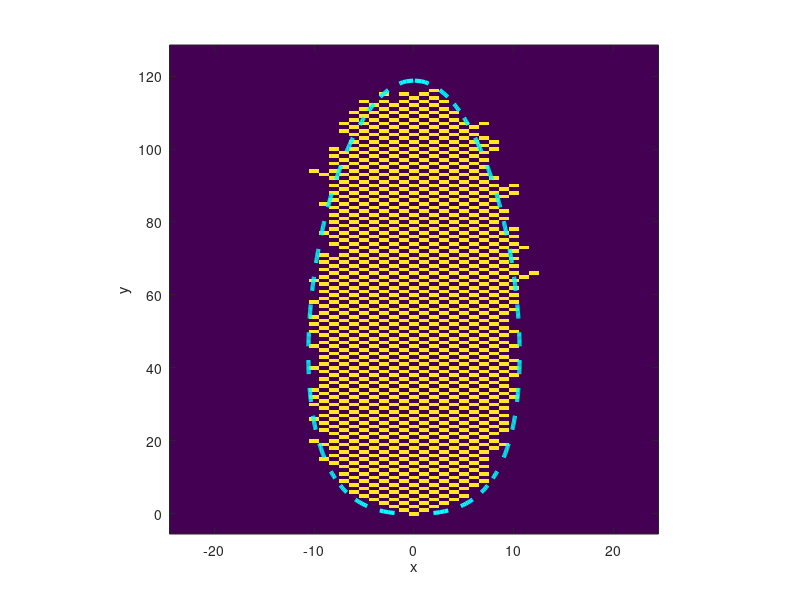

The MATLAB source for this figure:
function [varargout] = intdla_driftB(Npart)
%INTDLA   Simulate internal diffusion-limited aggregation.
%   INTDLA_DRIFT(N) simulates an internal DLA process with N particles with
%   drift [0 1]
%   (If unspecified N defaults to 10000.)
%
%   G = INTDLA_DRIFT(N) also returns the final occupation grid.

if nargin < 1
  Npart = 1000; % number of particles 
end
  
biasedwalk = false;

if biasedwalk
  % Instead of making a "drift" jump at each timestep, bias the walk.
  drift = [0 0]; %#ok<UNRCH>
  w1 = .63;  % probability of moving north (to match "jump" case)
  w = [w1 ones(1,3)*(1-w1)/3];

  if any(w) < 0 || abs(sum(w)-1) > 10*eps
    error('Bad weights vector [%s ].',sprintf(' %g',w));
  end

  % Same formula as for "jump" case, but with Npart/2.
  maxy = ceil(1.28164*(Npart/2)^.66 + 4.96289); miny = -5;
  maxx = 3*ceil(Npart/maxy); minx = -maxx;
else
  % Move with equal probabilities, but take an extra "drift" jump.
  drift = [0 1];
  w = ones(1,4)/4;

  % Grid boundaries with drift.
  % Formulas are empirical.
  maxy = ceil(1.28164*Npart^.66 + 4.96289); miny = -5;
  % Deduce maxx by area preservation.
  maxx = 3*ceil(Npart/maxy); minx = -maxx;
end

x = minx:maxx; y = miny:maxy;
grid = zeros(length(x),length(y));
grid0 = [find(x == 0) find(y == 0)];

rng('default')

v_dir = [0 1; 1 0; 0 -1; -1 0;];

if length(w) ~= size(v_dir,1)
  error('Weights vector has length %d rather than %d.',length(w),size(v_dir,1))
end

for i = 1:Npart
  X = [0 0];
  while 1

    % Select direction with weights vector w.
    d = randsample(size(v_dir,1),1,true,w);

    X = X + v_dir(d,:) + drift;

    if ~grid(X(1)+grid0(1),X(2)+grid0(2))
      grid(X(1)+grid0(1),X(2)+grid0(2)) = 1;
      break
    end
  end
  if ~mod(i,100)
    fprintf('particle %g\n',i)
    plotgrid(x,y,grid)
    drawnow
  end
end

% plot the contour 2/11 4spW4M
a = .39;
if biasedwalk
  A = Npart;
else
  A = 2*Npart;
end
c = (A*sqrt(a)*3/2*sqrt(3/2/pi))^(-1/3);
y_max = 1/c^2;

n = 500; % how many points? 
y2 = linspace(0,y_max,n);

x2 = [];
for i=1:n
    x2_each = sqrt(-y2(i)/a*log(c^2*y2(i)));
    x2 = [x2, x2_each];
end

hold on
plot(x2,y2,'c--','LineWidth',3) % y2 is multipled by 1.2
plot(-x2,y2,'c--','LineWidth',3) 
hold off

sz = size(grid); size_y = sz(2);
szx = sz(1);
%grid

for j = 1:(size_y-1)
    for i = 1:szx
        if grid(i,j)==1 & grid(:,j+1)==0
            maxy_rn = j;
        end
    end
end

% maxy_rn
% diff = size_y - maxy_rn

if nargout > 0
  g.grid = grid;
  g.Nbugs = Npart;
  varargout{1} = g;
end

%==========================================================================
function plotgrid(x,y,grid)

imagesc(x,y,grid.'), axis square, axis xy
xlabel('x'), ylabel('y')
